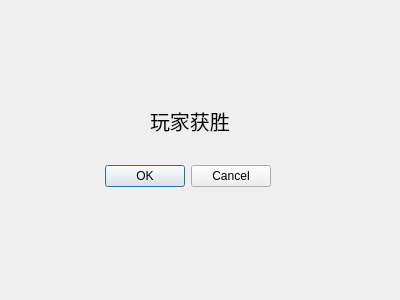
<?xml version="1.0" encoding="UTF-8"?>
<ui version="4.0">
 <class>playerwin</class>
 <widget class="QDialog" name="playerwin">
  <property name="geometry">
   <rect>
    <x>0</x>
    <y>0</y>
    <width>400</width>
    <height>300</height>
   </rect>
  </property>
  <property name="windowTitle">
   <string>Dialog</string>
  </property>
  <widget class="QDialogButtonBox" name="buttonBox">
   <property name="geometry">
    <rect>
     <x>-70</x>
     <y>160</y>
     <width>341</width>
     <height>32</height>
    </rect>
   </property>
   <property name="orientation">
    <enum>Qt::Horizontal</enum>
   </property>
   <property name="standardButtons">
    <set>QDialogButtonBox::Cancel|QDialogButtonBox::Ok</set>
   </property>
  </widget>
  <widget class="QLabel" name="label">
   <property name="geometry">
    <rect>
     <x>150</x>
     <y>90</y>
     <width>121</width>
     <height>61</height>
    </rect>
   </property>
   <property name="font">
    <font>
     <pointsize>15</pointsize>
    </font>
   </property>
   <property name="text">
    <string>玩家获胜</string>
   </property>
  </widget>
 </widget>
 <resources/>
 <connections>
  <connection>
   <sender>buttonBox</sender>
   <signal>accepted()</signal>
   <receiver>playerwin</receiver>
   <slot>accept()</slot>
   <hints>
    <hint type="sourcelabel">
     <x>248</x>
     <y>254</y>
    </hint>
    <hint type="destinationlabel">
     <x>157</x>
     <y>274</y>
    </hint>
   </hints>
  </connection>
  <connection>
   <sender>buttonBox</sender>
   <signal>rejected()</signal>
   <receiver>playerwin</receiver>
   <slot>reject()</slot>
   <hints>
    <hint type="sourcelabel">
     <x>316</x>
     <y>260</y>
    </hint>
    <hint type="destinationlabel">
     <x>286</x>
     <y>274</y>
    </hint>
   </hints>
  </connection>
 </connections>
</ui>
